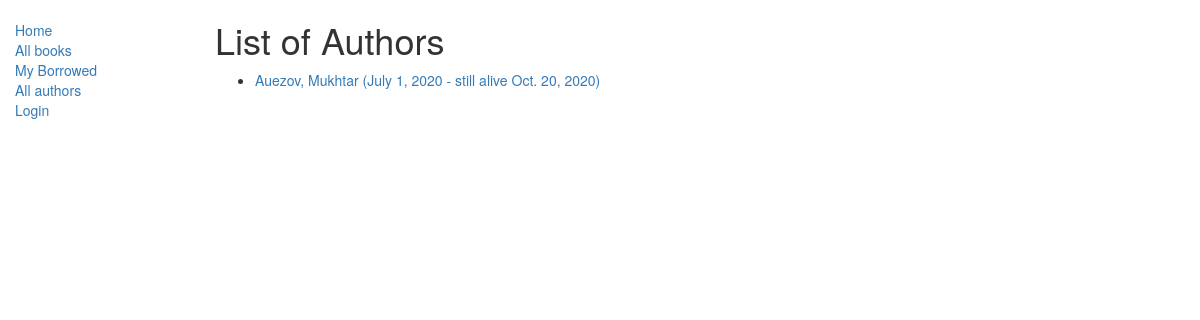
Screenshot of /catalog/authors/ with the database file from the repository.
### catalog/models.py (models this page shows)
class Author(models.Model):
    first_name = models.CharField(max_length=100)
    last_name = models.CharField(max_length=100)
    date_of_birth = models.DateField(null=True, blank=True)
    date_of_death = models.DateField('Died', null=True, blank=True)
    def get_absolute_url(self):
        return reverse('author-detail', args=[str(self.id)])
    def __str__(self):
        return '%s, %s' % (self.last_name, self.first_name)

### catalog/views.py (the view)
# urls.py: path('authors/', views.AuthorListView.as_view(), name='authors'),
class AuthorListView(generic.ListView):
    model = Author

### catalog/templates/catalog/author_list.html (shortened to what this page needs)
{% extends "base_generic.html" %}
{% block content %}
	<h1>List of Authors</h1>
{% if author_list %}
  <ul>
  {% for author in author_list %}
    <li>
      <a href="{{ author.get_absolute_url }}">{{ author }} ({{author.date_of_birth}} - still alive {% if author.date_of_death %}{{author.date_of_death}}{% endif %})
      </a>
    </li>
  {% endfor %}
 </ul>
	{% else %}
  	 <p>There are no authors available.</p>
	{% endif %}
{% endblock %}

### rows the page displays
Author: last_name+first_name "Auezov, Mukhtar", date_of_birth "July 1, 2020", date_of_death "Oct. 20, 2020"
